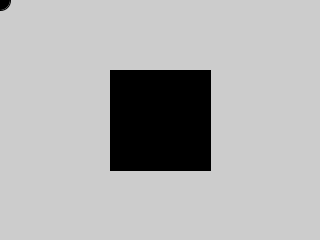
Frame 1 (no input)
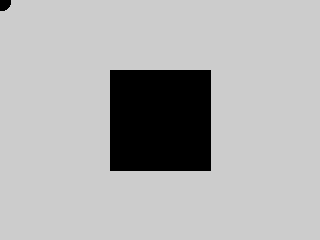
Frame 60 (the mouse pressed at the canvas centre just before this capture)
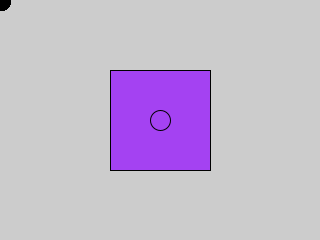
Frame 120 (the mouse held since frame 60 and released just before this capture)

The Processing sketch that drew these frames (run headless with seeded random() and noise(); from frame 60 on, the mouse is pressed at the canvas centre):

// Processing sketch: processing_185654
// ── processing_185654.pde


float r,g,b;  //floating variables ( decimal place number, precision )

void setup(){ //Run only Once, intial setup
  size(320,240);  //size(displayWidth, displayHeight); // adapt program to monitor size
  frameRate(30); // actual framerate of program
  }
  void draw(){ //refresh commands forever
  // background color
  fill(r,g,b);   //variables for color of shapes
 rectMode(CENTER);  //position of rectangle
 rect(width/2, height/2, 100,100);  //rectangle constraints
  ellipse(mouseX,mouseY, 20,20);  //ellipse constraints and movement
 if(keyPressed){ r = random(255);  // color (red)
g = random(255); // color (green)
b = random(255); // color (blue) //if (Boolean Expression(function, number =,<,> number, etc.){ Code to Execute (true)}else[ Code to Execute (false)}
 }
}
void mousePressed(){ // event function (key click, mouse click)
r = random(255);  // color (red)
g = random(255); // color (green)
b = random(255); // color (blue)
println(frameRate); // prints frame rate in console
println(keyCode); // print key pressed
} 
